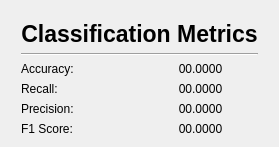
             <widget class="QWidget" name="classification_metrics">
              <layout class="QGridLayout" name="gridLayout_8">
               <item row="0" column="0">
                <layout class="QGridLayout" name="gridLayout_7">
                 <property name="leftMargin">
                  <number>10</number>
                 </property>
                 <property name="topMargin">
                  <number>10</number>
                 </property>
                 <property name="rightMargin">
                  <number>10</number>
                 </property>
                 <item row="0" column="0" colspan="2">
                  <widget class="QLabel" name="label_26">
                   <property name="font">
                    <font>
                     <pointsize>17</pointsize>
                     <weight>75</weight>
                     <bold>true</bold>
                    </font>
                   </property>
                   <property name="text">
                    <string>Classification Metrics</string>
                   </property>
                   <property name="alignment">
                    <set>Qt::AlignCenter</set>
                   </property>
                  </widget>
                 </item>
                 <item row="1" column="0" colspan="2">
                  <widget class="Line" name="line_8">
                   <property name="orientation">
                    <enum>Qt::Horizontal</enum>
                   </property>
                  </widget>
                 </item>
                 <item row="2" column="0">
                  <widget class="QLabel" name="label_38">
                   <property name="text">
                    <string>Accuracy: </string>
                   </property>
                   <property name="alignment">
                    <set>Qt::AlignLeading|Qt::AlignLeft|Qt::AlignVCenter</set>
                   </property>
                  </widget>
                 </item>
                 <item row="2" column="1">
                  <widget class="QLabel" name="clas_accuracy_label">
                   <property name="text">
                    <string>00.0000</string>
                   </property>
                   <property name="alignment">
                    <set>Qt::AlignCenter</set>
                   </property>
                  </widget>
                 </item>
                 <item row="3" column="0">
                  <widget class="QLabel" name="label_39">
                   <property name="text">
                    <string>Recall:</string>
                   </property>
                   <property name="alignment">
                    <set>Qt::AlignLeading|Qt::AlignLeft|Qt::AlignVCenter</set>
                   </property>
                  </widget>
                 </item>
                 <item row="3" column="1">
                  <widget class="QLabel" name="clas_recall_label">
                   <property name="text">
                    <string>00.0000</string>
                   </property>
                   <property name="alignment">
                    <set>Qt::AlignCenter</set>
                   </property>
                  </widget>
                 </item>
                 <item row="4" column="0">
                  <widget class="QLabel" name="label_37">
                   <property name="text">
                    <string>Precision:</string>
                   </property>
                   <property name="alignment">
                    <set>Qt::AlignLeading|Qt::AlignLeft|Qt::AlignVCenter</set>
                   </property>
                  </widget>
                 </item>
                 <item row="4" column="1">
                  <widget class="QLabel" name="clas_precision_label">
                   <property name="text">
                    <string>00.0000</string>
                   </property>
                   <property name="alignment">
                    <set>Qt::AlignCenter</set>
                   </property>
                  </widget>
                 </item>
                 <item row="5" column="0">
                  <widget class="QLabel" name="label_36">
                   <property name="text">
                    <string>F1 Score:</string>
                   </property>
                   <property name="alignment">
                    <set>Qt::AlignLeading|Qt::AlignLeft|Qt::AlignVCenter</set>
                   </property>
                  </widget>
                 </item>
                 <item row="5" column="1">
                  <widget class="QLabel" name="clas_f1_score_label">
                   <property name="text">
                    <string>00.0000</string>
                   </property>
                   <property name="alignment">
                    <set>Qt::AlignCenter</set>
                   </property>
                  </widget>
                 </item>
                </layout>
               </item>
              </layout>
             </widget>
